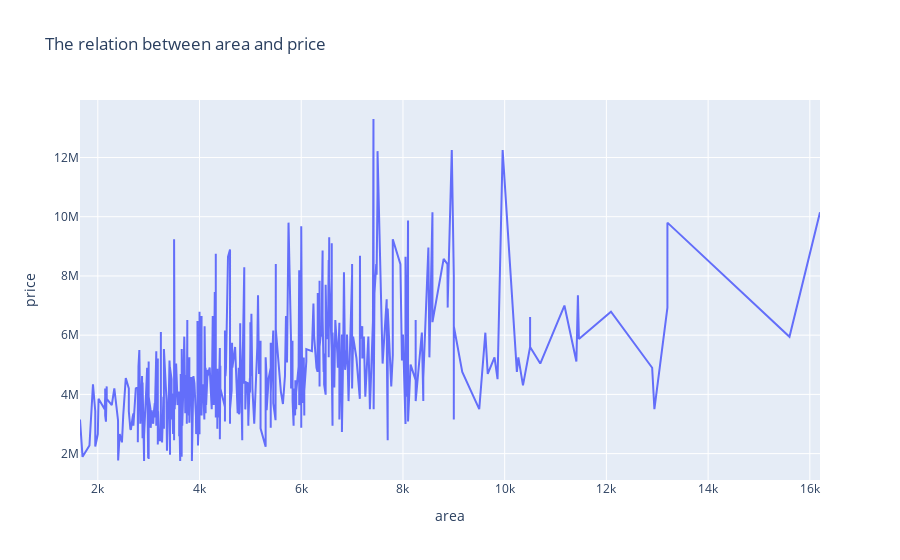

Source (notebook cell):
### Markdown cell above
## The relation between area and price

### Code cell
df_sorted = df.sort_values(by="area")
fig = px.line(df_sorted, x="area", y="price", title="Price vs Area")
fig.update_layout(title="The relation between area and price ")
fig.show()

### Figure 1 — Plotly figure (JSON) as saved in the notebook; plotly's stock layout.template omitted (floating-point values rounded to 4 significant figures; data arrays with more than 128 entries replaced by an {"elided": "..."} marker saying what was removed)
{"data": [{"hovertemplate": "area=%{x}<br>price=%{y}<extra></extra>", "legendgroup": "", "line": {"color": "#636efa", "dash": "solid"}, "marker": {"symbol": "circle"}, "mode": "lines", "name": "", "orientation": "v", "showlegend": false, "type": "scatter", "x": {"elided": "545 int values"}, "xaxis": "x", "y": {"elided": "545 int values"}, "yaxis": "y"}], "layout": {"legend": {"tracegroupgap": 0}, "title": {"text": "The relation between area and price "}, "xaxis": {"anchor": "y", "domain": [0, 1], "title": {"text": "area"}}, "yaxis": {"anchor": "x", "domain": [0, 1], "title": {"text": "price"}}}}
